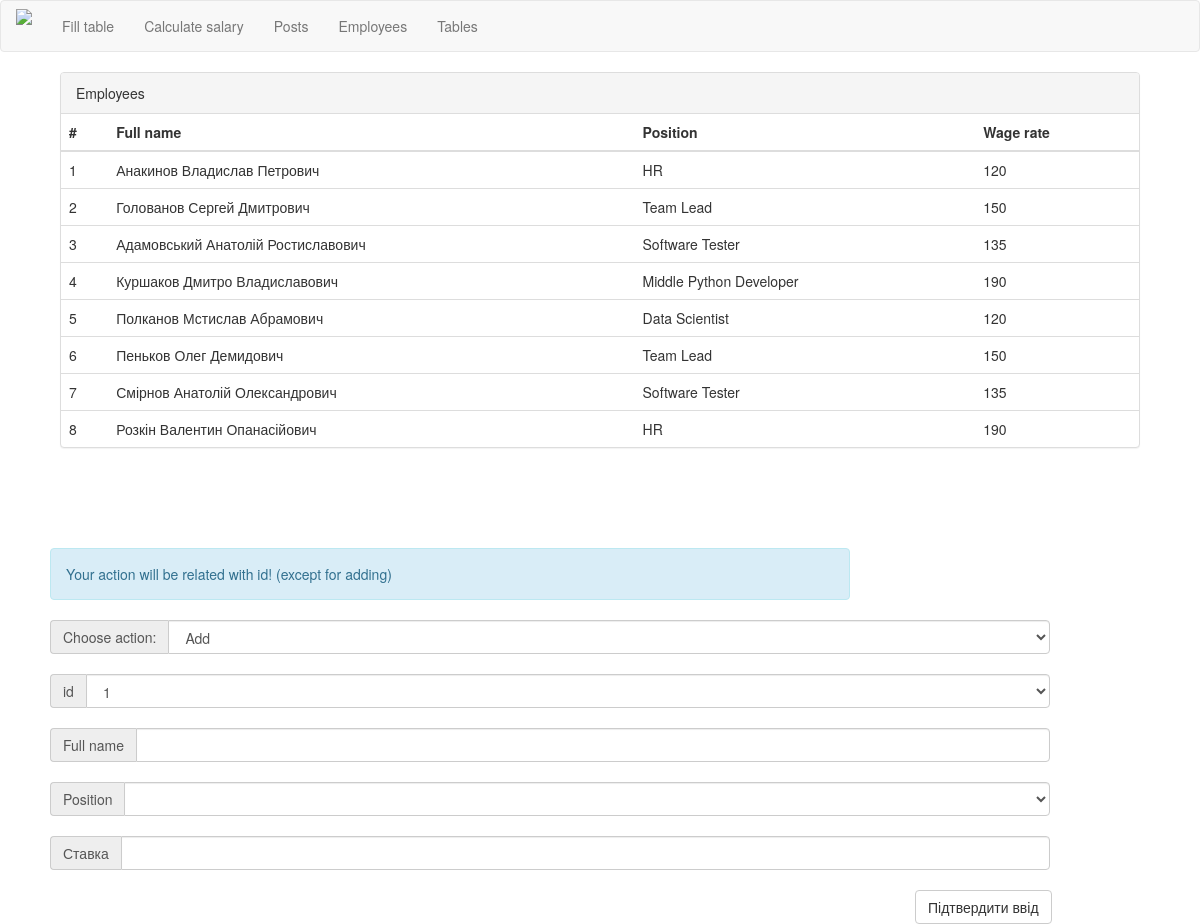
/employees/, run on an earlier commit of the app's database.
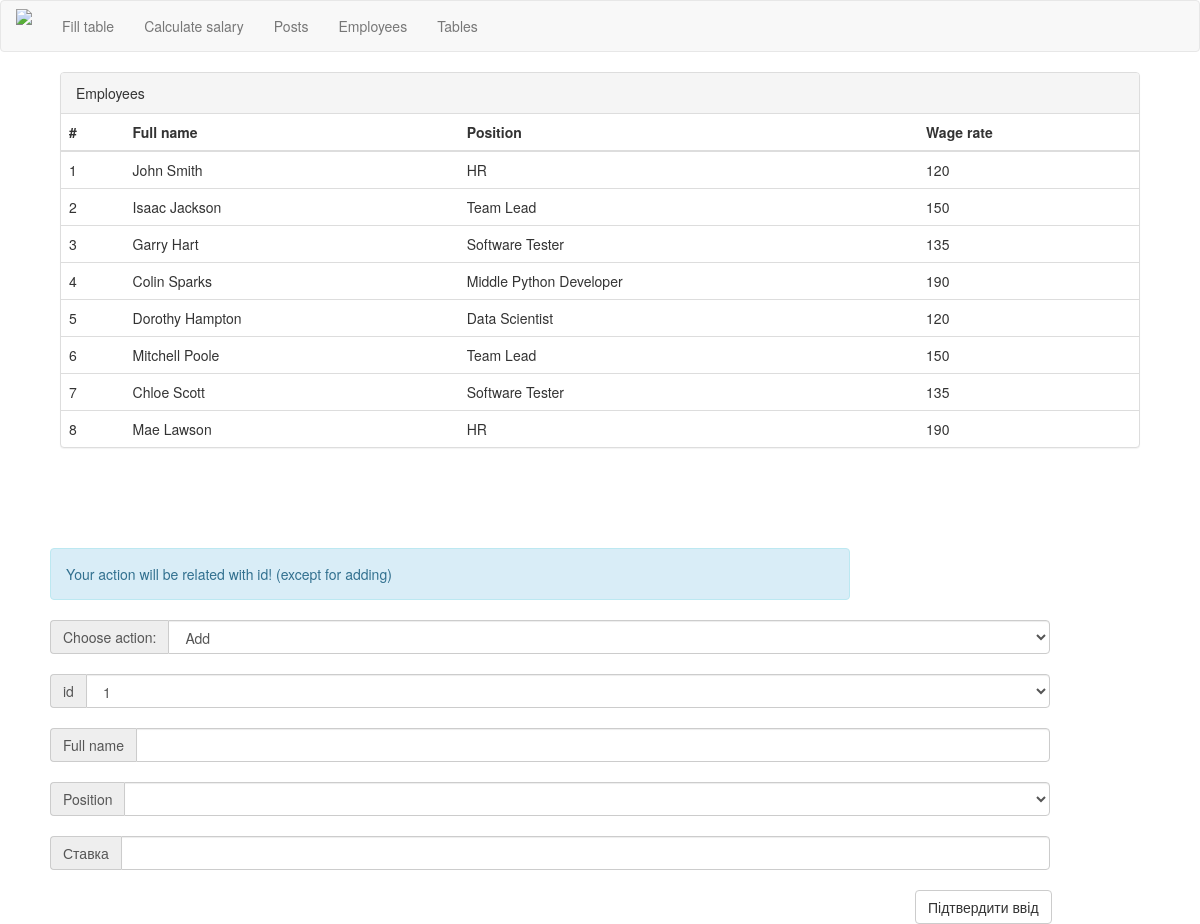
And on a later commit of the database.
### tables this page shows
CREATE TABLE Employees (id INTEGER, name TEXT, post TEXT, rate INTEGER);

### __init__.py (the view)
@app.route('/employees/')
def employees():
    try:
        POSTS_DATA = Position().get_all_db_data()
        EMPLOYEES_DATA = Employee().get_all_db_data()
        return render_template("employees.html", EMPLOYEES_DATA=EMPLOYEES_DATA, POSTS_DATA=POSTS_DATA, error=None)
    except Exception as e:
        return render_template("employees.html", error="Exception has been caught: " + e.args[0])

### Employee.py (called while the page is built)
    def get_all_db_data(self):
        db = sqlite.connect(self.database)
        db.row_factory = sqlite.Row
        with db:
            conn = db.cursor()
            conn.execute("SELECT * FROM {}".format(self.table))
            data = conn.fetchall()
            return data

### Position.py (called while the page is built)
    def get_all_db_data(self):
        db = sqlite.connect(self.database)
        db.row_factory = sqlite.Row
        with db:
            conn = db.cursor()
            conn.execute("SELECT * FROM {}".format(self.table))
            data = conn.fetchall()
            return data

### templates/employees.html (shortened to what this page needs)
{% extends "header.html" %}
{% block body %}
    <div class="panel panel-default" style="max-width: 90%; margin: auto;">
        <div class="panel-heading">Employees </div>
        <table class="table">
            <thead>
                <th> # </th>
                <th> Full name </th>
                <th> Position </th>
                <th> Wage rate </th>
            </thead>
            <tbody>
                {% for item in EMPLOYEES_DATA:%}
                <tr>
                    <td> {{item["id"]}} </td>
                    <td> {{item["name"]}} </td>
                    <td> {{item["post"]}} </td>
                    <td> {{item["rate"]}} </td>
                </tr>
                {% endfor %}
            </tbody>
        </table>
    </div>
    <form method="POST" action="/employees-handler/">
        <div class="alert alert-info" role="alert" style="margin:100px 50px 20px 50px; width: 800px;">
            Your action will be related with id! (except for adding)
        </div>
        <div class="input-group" style="margin: 20px 50px; width: 1000px;">
            <span class="input-group-addon" id="basic-addon1"> Choose action: </span>
            <select type="text" class="form-control"
                    aria-describedby="basic-addon1" name="action" value="{{request.form.action}}">
                <option value="add"> Add </option>
            </select>
        </div>
        <div class="input-group" style="margin: 20px 50px; width: 1000px;">
            <span class="input-group-addon" id="basic-addon1"> id </span>
            <select type="text" class="form-control"
                    aria-describedby="basic-addon1" name="id" value="{{request.form.id}}">
                {% for employee in EMPLOYEES_DATA%}
                <option value="{{employee['id']}}">{{employee["id"]}}</option>
                {% endfor %}
            </select>
        </div>
        <div class="input-group" style="margin: 20px 50px; width: 1000px;">
            <span class="input-group-addon" id="basic-addon1"> Full name </span>
            <input type="text" class="form-control"
                    aria-describedby="basic-addon1" name="name" value="{{request.form.name}}">
        </div>
        <div class="input-group" style="margin: 20px 50px; width: 1000px;">
            <span class="input-group-addon" id="basic-addon1"> Position </span>
            <select type="text" class="form-control"
                    aria-describedby="basic-addon1" name="post" value="{{request.form.post}}">
                <option value=""></option>
                {% for post in POSTS_DATA%}
                <option value='{{post["name"]}}'>{{post["name"]}}</option>
                {% endfor%}
            </select>
        </div>
        <div class="input-group" style="margin: 20px 50px; width: 1000px;">
            <span class="input-group-addon" id="basic-addon1"> Ставка </span>
            <input type="text" class="form-control"
                    aria-describedby="basic-addon1" name="rate" value="{{request.form.rate}}">
        </div>
        <button type="submit" class="btn btn-default" style="margin-left: 915px;"> Підтвердити ввід </button>
    </form>
{% endblock%}

### templates/header.html (shortened to what this page needs)
<!DOCTYPE html>
<html lang="ua">
<head>
    <link href="../static/css/bootstrap.min.css" rel="stylesheet">
</head>
<header>
    <nav class="navbar navbar-default">
        <div class="navbar-header">
            <a class="navbar-brand"><img src="../static/img/salary-packaging.png"
                                         style="height: 30px; margin-top: -7px;"></a>
        </div>
        <div class="container-fluid">
            <div class="collapse navbar-collapse" id="bs-example-navbar-collapse-1">
                <ul class="nav navbar-nav">
                    <li><a href="/new-table">Fill table </a></li>
                    <li><a href="/salaries">Calculate salary</a></li>
                    <li><a href="/posts">Posts </a></li>
                    <li><a href="/employees">Employees </a></li>
                    <li><a href="/tables">Tables </a></li>
                </ul>
            </div>
        </div>
    </nav>
</header>
<body>
    {% block body %}{% endblock %}
</body>
</html>

What changed in the data, as far as the page shows it:
changed Employees: name "Анакинов Владислав Петрович" → "John Smith"
changed Employees: name "Голованов Сергей Дмитрович" → "Isaac Jackson"
changed Employees: name "Адамовський Анатолій Ростиславович" → "Garry Hart"
changed Employees "Middle Python Developer": name "Куршаков Дмитро Владиславович" → "Colin Sparks"
changed Employees "Data Scientist": name "Полканов Мстислав Абрамович" → "Dorothy Hampton"
changed Employees: name "Пеньков Олег Демидович" → "Mitchell Poole"
changed Employees: name "Смірнов Анатолій Олександрович" → "Chloe Scott"
changed Employees: name "Розкін Валентин Опанасійович" → "Mae Lawson"
